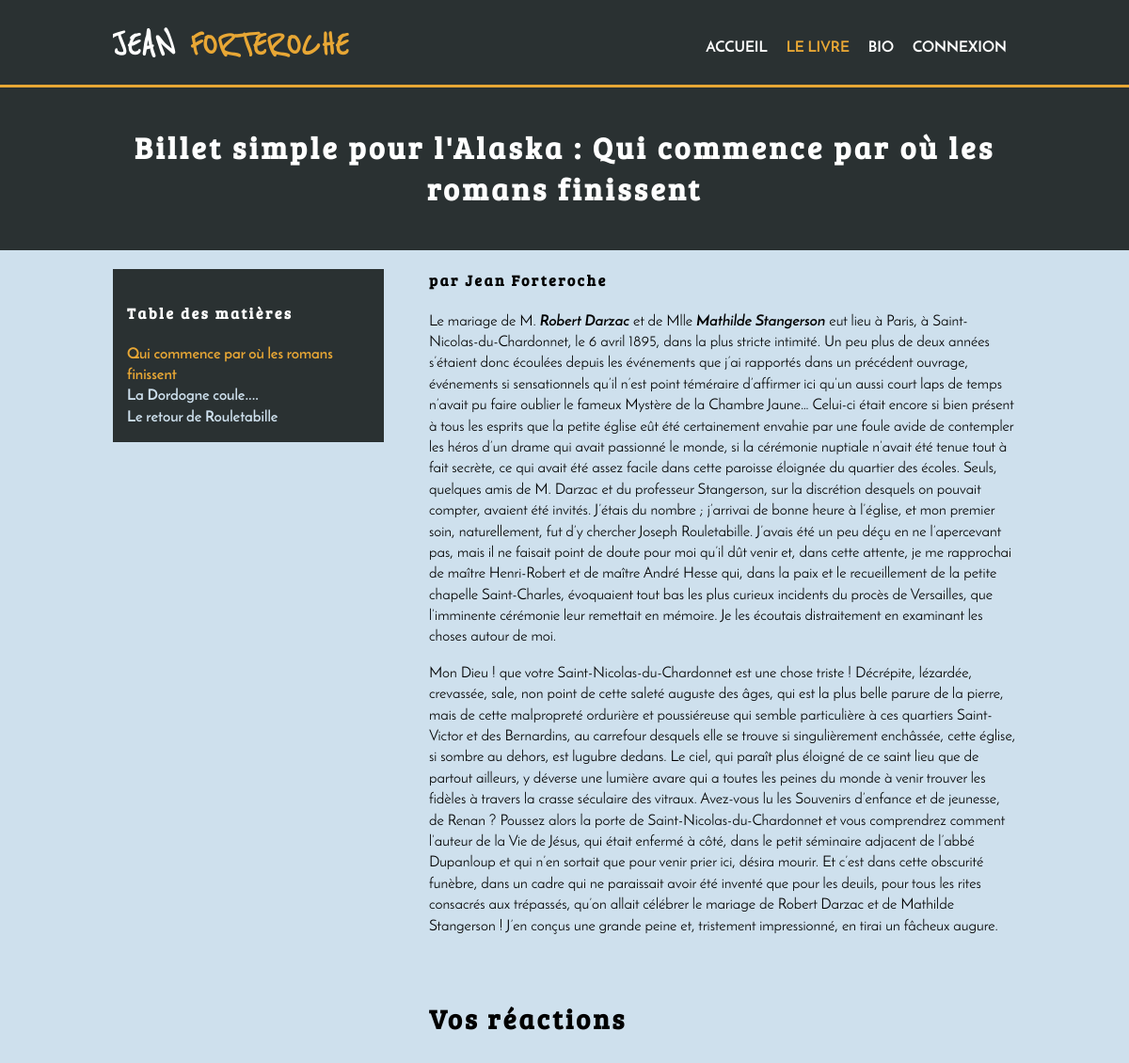
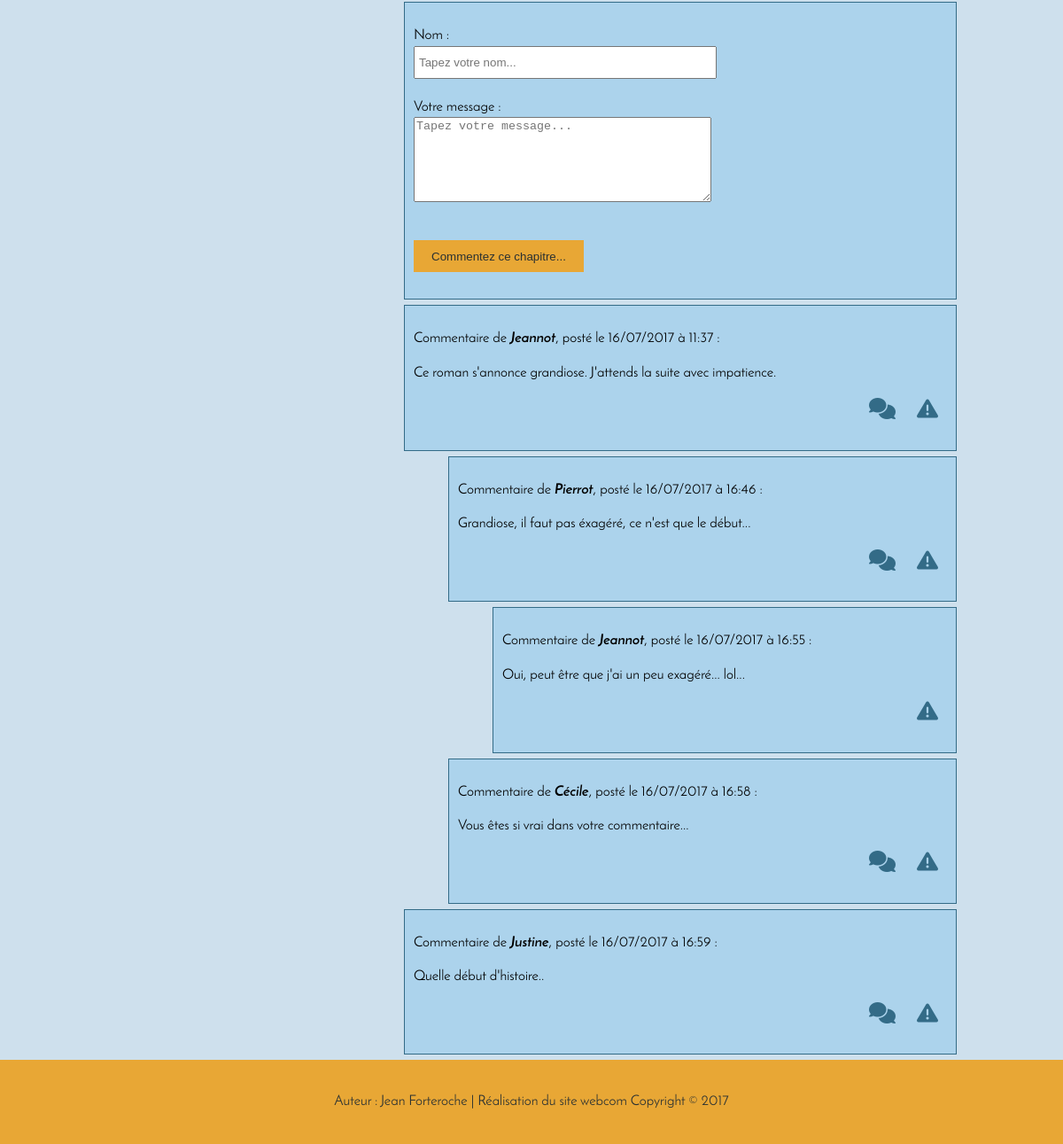
The app's page /chapitre/index/1 with its own data (2 pictures, top to bottom).
### tables this page shows
CREATE TABLE IF NOT EXISTS `chapters` (
  `id` int(11) NOT NULL AUTO_INCREMENT,
  `title` varchar(255) NOT NULL,
  `content` longtext NOT NULL,
  `id_user` int(11) NOT NULL,
  `id_state` int(11) NOT NULL,
  `date_last_modif` datetime NOT NULL,
  PRIMARY KEY (`id`),
  KEY `ChaptersStates_idx` (`id_state`),
  KEY `ChaptersUsers_idx` (`id_user`)
);

CREATE TABLE IF NOT EXISTS `comments` (
  `id` int(11) NOT NULL AUTO_INCREMENT,
  `id_chapter` int(11) NOT NULL,
  `id_parent` int(11) NOT NULL,
  `user_name` varchar(80) NOT NULL,
  `comment` longtext NOT NULL,
  `id_approval` int(11) NOT NULL DEFAULT '1',
  `date_written` datetime NOT NULL,
  PRIMARY KEY (`id`),
  KEY `CommentsChapters_idx` (`id_chapter`),
  KEY `CommentsApprovals_idx` (`id_approval`)
);

### App/Router.php (called while the page is built, shortened)
<?php
require_once 'View.php';
class Router {
    public function RouterRequest() {
        try {
            if (isset($_GET['params']) && $_GET['params'] != '') {
                $params = array();
                $params = $this->parseParameters($_GET['params']);
                $request = new Request(array_merge($_GET, $params));
            } else {
                $request = new Request(array_merge($_GET, $_POST));
            }
            $controller = $this->createController($request);
            $action = $this->createAction($request);
            $controller->doAction($action);
        } catch (Exception $ex) {
            $this->showError($ex);
        }
    }
    private function createController(Request $request) {
        $controller = "Accueil";
        if ($request->parameterExists('controleur')) {
            $controller = $request->getParameter('controleur');
            $controller = ucfirst(strtolower($controller));
        }
        $controllerClass = "Controller" . $controller;
        $controllerFile = "Controllers/" . $controllerClass . ".php";
        if (file_exists($controllerFile)) {
            $controller = new $controllerClass();
            $controller->setRequest($request);
            return $controller;
        } else {
            throw new Exception("Fichier '$controllerFile' introuvable");
        }
    }
    private function createAction(Request $request) {
        $action = "index";
        if ($request->parameterExists('action')) {
            $action = $request->getParameter('action');
        }
        return $action;
    }
}

### index.php (called while the page is built)
<?php
require 'App/Router.php';
$router = new Router();
$router->RouterRequest();

### Models/Chapitre.php (called while the page is built, shortened)
<?php
require_once 'App/Model.php';
class Chapitre extends Model {
    private $id;
    private $title;
    private $content;
    private $user_name;
    public function getId() {
        return $this->id;
    }
    public function getTitle() {
        return $this->title;
    }
    public function getContent() {
        return $this->content;
    }
    public function getUserName() {
        return $this->user_name;
    }
    public function getPublishedChapter($idChapter) {
        $sql = "SELECT chapters.id as id, title, content, chapters.id_user as id_user, CONCAT(name, ' ', surname) as user_name,"
                . "  id_state, date_last_modif "
                . "FROM chapters INNER JOIN users ON chapters.id_user = users.id"
                . " WHERE chapters.id = :id AND id_state = 2";
        $params = array(':id' => $idChapter);
        $row = $this->getRow($sql, $params);
        if (!empty($row)) {
            $this->id = $row['id'];
            $this->title = $row['title'];
            $this->content = $row['content'];
            $this->user_name = $row['user_name'];
        } else {
            throw new Exception("Chapitre invalide...");
        }
    }
    public function getChapterList() {
        $sql = "SELECT id, title FROM chapters WHERE id_state = 2 ORDER BY id";
        $rows = $this->getAll($sql);
        if (!empty($rows)) {
            return $rows;
        } else {
            throw new Exception('Aucun chapitre créé...');
        }
    }
}

### App/Model.php (called while the page is built, shortened)
<?php
abstract class Model {
    private static $db;
    private function getDB() {
        if (self::$db === null) {
            $dsn = Configuration::getSetting("dsn");
            $login = Configuration::getSetting("login");
            $mdp = Configuration::getSetting("mdp");
            try {
                self::$db = new PDO($dsn, $login, $mdp, array(PDO::ATTR_ERRMODE => PDO::ERRMODE_EXCEPTION));
            } catch (PDOException $ex) {
                self::close();
                throw new Exception($ex);
            }
        }
        return self::$db;
    }
    protected function getAll($query, $params = null) {
        $result = null;
        try {
            $handler = self::getDB();
            $statement = $handler->prepare($query);
            if (isset($params[0]['name']) && $params[0]['name'] != '') {
                foreach ($params as $param) {
                    $statement->bindParam($param['name'], $param['value'], $param['type']);
                }
                $statement->execute();
            } else {
                $statement->execute($params);
            }
            $result = $statement->fetchAll(PDO::FETCH_ASSOC);
        } catch (PDOException $ex) {
            throw new Exception($ex);
        }
        return $result;
    }
    protected function getRow($query, $params = null) {
        $result = null;
        try {
            $handler = self::getDB();
            $statement = $handler->prepare($query);
            $statement->execute($params);
            $result = $statement->fetch(PDO::FETCH_ASSOC);
        } catch (PDOException $ex) {
            throw new Exception($ex);
        }
        return $result;
    }
}

### Models/Commentaire.php (called while the page is built, shortened)
<?php
require_once 'App/Model.php';
class Commentaire extends Model {
    private $id;
    private $user_name;
    private $comment;
    private $date_written;
    private $recursiveComments = [];
    private $level;
    public function getId() {
        return $this->id;
    }
    public function getUserName() {
        return $this->user_name;
    }
    public function getComment() {
        return $this->comment;
    }
    public function getDateWritten() {
        $timeZone = "Europe/Paris";
        $date = date_create($this->date_written);
        return date_format($date, 'd/m/Y à H:i');
    }
    public function getLevel() {
        return $this->level;
    }
    public function getApprovedCommentsChapter($idChapter) {
        $sql = "SELECT id, id_chapter, id_parent, user_name, comment, id_approval, date_written FROM comments "
                . "WHERE id_chapter = :idChapter AND id_approval = 2 ORDER BY date_written";
        $params = array(':idChapter' => $idChapter);
        $rows = $this->getAll($sql, $params);
        if (!empty($rows)) {
            if (isset($this->recursiveComments)) {
                return $this->recursiveComments;
            } else {
                return null;
            }
        } else {
            return null;
        }
    }
    private function getRecursiveComments($array, $parent, $level = null) {
        foreach ($array as $key => $value) {
            if ($value['id_parent'] == $parent) {
                $comment = new Commentaire();
                $comment->id = $value['id'];
                $comment->id_chapter = $value['id_chapter'];
                $comment->id_parent = $value['id_parent'];
                $comment->user_name = $value['user_name'];
                $comment->comment = $value['comment'];
                $comment->id_approval = $value['id_approval'];
                $comment->date_written = $value['date_written'];
                $comment->level = $level;
                $this->recursiveComments[] = $comment;
            }
        }
    }
}

### Views/Chapitre/index.php (the view, shortened to what this page needs)
<section id="intro">
    <div class="container">
        <h1>Billet simple pour l'Alaska
            <?php if (isset($chapter)): ?>
                : <?php echo $chapter->getTitle(); ?>
            <?php endif; ?>
        </h1>
    </div>
</section>
<section id="main">
    <div class="container">
        <?php if (isset($chapter)): ?>
            <aside id="sidebar">
                <div class="dark">
                    <h4>Table des matières</h4>
                    <nav>
                        <ul>
                            <?php foreach ($menu as $item): ?>
                                <li<?php if ($chapter->getId() == $item['id']) echo ' class="current"'; ?>>
                                    <a href="chapitre/index/<?php echo $item['id']; ?>"><?php echo $this->sanitizeHtml($item['title']); ?></a>
                                </li>
                            <?php endforeach; ?>
                        </ul>
                    </nav>
                </div>
            </aside>
            <article id="main-col">
                <h4>par <?php echo $this->sanitizeHtml($chapter->getUserName()); ?></h4>
                <p>
                    <?php echo $chapter->getContent(); ?><br />
                </p>
                <?php if (isset($comments)): ?>
                    <h1>Vos réactions</h1>
                <?php else: ?>
                    <h1>Soyez le premier à réagir...</h1>
                <?php endif; ?>
                <div class="comment">
                    <form class="message" action="chapitre/commenter" method="post">
                        <button type="submit" class="button-submit">Commentez ce chapitre...</button>
                    </form>
                </div>
                <?php if (isset($comments)): ?>
                    <?php foreach ($comments as $comment): ?>
                        <?php if ($comment->getLevel() != 0): ?>
                            <div class="comment level<?php echo $comment->getLevel(); ?>">
                            <?php else: ?>
                                <div class="comment">
                                <?php endif; ?>
                                <p>Commentaire de <span class="pseudo"><?php echo $this->sanitizeHtml($comment->getUserName()); ?></span>,
                                    posté le <?php echo $comment->getDateWritten(); ?> :</p>
                                <p><?php echo $this->sanitizeHtml($comment->getComment()); ?></p>
                                <p class="comment-icon">
                                    <?php if ($comment->getLevel() != 2): ?>
                                        <a id="icon-response<?php echo $comment->getId(); ?>" onclick="answerComment('<?php echo $comment->getId(); ?>', '<?php echo $chapter->getId(); ?>')"
                                           title="Cliquez ici pour répondre à ce commentaire"><i class="fa fa-comments" aria-hidden="true"></i></a>
                                    <?php endif; ?>
                                    <a href="chapitre/signaler/<?php echo $comment->getId(); ?>" title="Signaler ce commentaire à l'administrateur du site">
                                        <i class="fa fa-exclamation-triangle" aria-hidden="true"></i></a>
                                </p>
                            </div>
                        <?php endforeach; ?>
                    <?php endif; ?>
            </article>
        <?php else: ?>
            <p>Il faut que je me mette au travail, car je n'ai pas encore publié un épisode de mon nouveau livre...</p>
            <p>Revenez bientôt !</p>
        <?php endif; ?>
    </div>
</section>

### Contents/css/jfstyle.css (style rules this page uses)
body { font-family: JosefinSans, Arial, Helvetica, sans-serif; font-size: 16px; line-height: 1.4; padding: 0; margin: 0; background-color: #cee0ed; }
.container { width: 80%; margin: auto; overflow: hidden; }
ul { margin: 0; padding: 0; list-style: none; }
h1, h3, h4 { font-family: 'BreeSerif', 'Times New Roman', Times, serif; }
a { color: #336b87; text-decoration: none; font-size: 1em; font-weight: bold; }
.dark { padding: 15px; background: #2a3132; margin-top: 10px; margin-bottom: 10px; }
#intro { padding: 15px; color: #ffffff; background: #2a3132; }
#intro h1 { text-align: center; font-size: 2em; letter-spacing: 0.1em; }
aside#sidebar { float: left; width: 30%; margin-top: 10px; }
aside#sidebar a { color: #cee0ed; }
aside#sidebar .current a { color: #e8a735; }
aside#sidebar h4 { color: #ffffff; }
article#main-col { float: right; width: 65%; }
article h1 { font-size: 1.8em; letter-spacing: 0.1em; }
#main-admin h3, h4 { letter-spacing: 0.15em; }
.comment { padding: 10px; border: #336b87 solid 1px; margin-bottom: 6px; background: #acd3ec; }
.level1 { margin-left: 50px; }
.level2 { margin-left: 100px; }
.comment a { font-size: 1.5em; padding: 0 10px; }
.comment-icon { text-align: right; }
.pseudo { font-weight: bold; font-style: italic; }
.button-submit { margin: 20px 0; height: 36px; background: #e8a735; border: none; padding-left: 20px; padding-right: 20px; color: #2a3132; }

### records on screen
chapters: title "Qui commence par où les romans finissent", content "Le mariage de M. Robert Darzac et de Mlle Mathilde Stangerson eut lieu à Paris, à Saint-Nicolas-du-Chardonnet, le 6 avril 1895, dans la plus stricte intimité. Un peu plus de deux années s’étaient donc écoulées depuis les événements que j’ai rapportés dans un précédent ouvrage, événements si sensationnels qu’il n’est point téméraire d’affirmer ici qu’un aussi court laps de temps n’avait pu faire oublier le fameux Mystère de la Chambre Jaune… Celui-ci était encore si bien présent à tous les esprits que la petite église eût été certainement envahie par une foule avide de contempler les héros d’un drame qui avait passionné le monde, si la cérémonie nuptiale n’avait été tenue tout à fait…"
chapters: title "La Dordogne coule...."
chapters: title "Le retour de Rouletabille"
comments: user_name "Jeannot", date_written "16/07/2017 à 11:37", comment "Ce roman s'annonce grandiose. J'attends la suite avec impatience."
comments: user_name "Pierrot", date_written "16/07/2017 à 16:46", comment "Grandiose, il faut pas éxagéré, ce n'est que le début..."
comments: user_name "Jeannot", date_written "16/07/2017 à 16:55", comment "Oui, peut être que j'ai un peu exagéré... lol..."
comments: user_name "Cécile", date_written "16/07/2017 à 16:58", comment "Vous êtes si vrai dans votre commentaire..."
comments: user_name "Justine", date_written "16/07/2017 à 16:59", comment "Quelle début d'histoire.."

### other values on screen
$mainMenu[$row]['text'] "ACCUEIL"
$mainMenu[$row]['text'] "LE LIVRE"
$mainMenu[$row]['text'] "BIO"
$mainMenu[$row]['text'] "CONNEXION"
$this->sanitizeHtml($chapter->getUserName()) "Jean Forteroche"
$label "Nom"
$label "Votre message"
